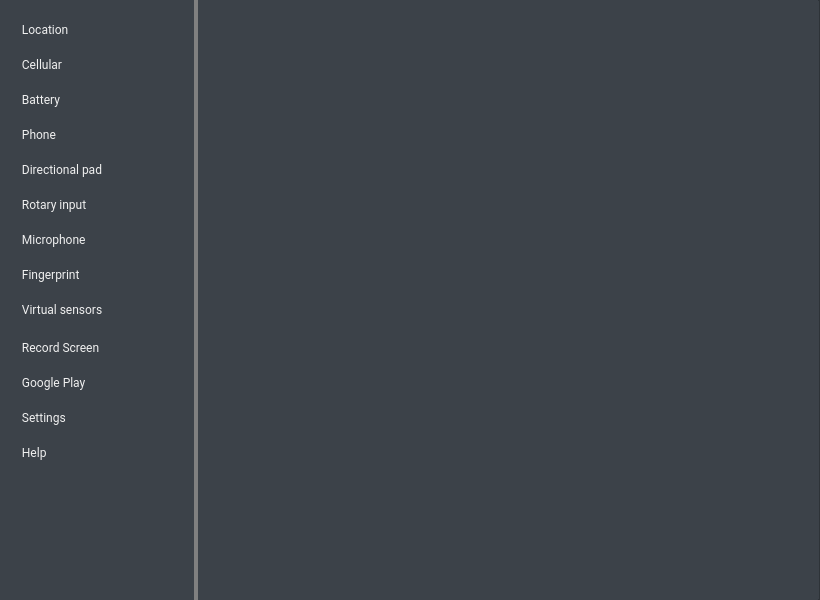
<?xml version="1.0" encoding="UTF-8"?>
<ui version="4.0">
 <class>ExtendedControls</class>
 <widget class="QFrame" name="ExtendedControls">
  <property name="geometry">
   <rect>
    <x>0</x>
    <y>0</y>
    <width>820</width>
    <height>600</height>
   </rect>
  </property>
  <property name="sizePolicy">
   <sizepolicy hsizetype="Fixed" vsizetype="Fixed">
    <horstretch>0</horstretch>
    <verstretch>0</verstretch>
   </sizepolicy>
  </property>
  <property name="minimumSize">
   <size>
    <width>820</width>
    <height>600</height>
   </size>
  </property>
  <property name="maximumSize">
   <size>
    <width>820</width>
    <height>600</height>
   </size>
  </property>
  <property name="font">
   <font>
    <family>Roboto</family>
   </font>
  </property>
  <property name="windowTitle">
   <string>Extended controls</string>
  </property>
  <property name="styleSheet">
   <string notr="true">/* Qt::WindowMinimizeButtonHint; This is bad*/
background-color: #3c4249;
color: #f0f0f0;
font-family: &quot;Roboto&quot;</string>
  </property>
  <property name="frameShape">
   <enum>QFrame::StyledPanel</enum>
  </property>
  <property name="frameShadow">
   <enum>QFrame::Raised</enum>
  </property>
  <widget class="QStackedWidget" name="stackedWidget">
   <property name="geometry">
    <rect>
     <x>198</x>
     <y>0</y>
     <width>620</width>
     <height>600</height>
    </rect>
   </property>
   <property name="layoutDirection">
    <enum>Qt::LeftToRight</enum>
   </property>
   <property name="currentIndex">
    <number>0</number>
   </property>
   <widget class="LocationPage" name="location_page"/>
   <widget class="CellularPage" name="cellular_page"/>
   <widget class="BatteryPage" name="batteryPage"/>
   <widget class="TelephonyPage" name="telephonyPage"/>
   <widget class="VirtualSensorsPage" name="virtualSensorsPage"/>
   <widget class="DPadPage" name="dpadPage"/>
   <widget class="RotaryInputPage" name="rotaryInputPage"/>
   <widget class="MicrophonePage" name="microphonePage"/>
   <widget class="FingerPage" name="finger_page"/>
   <widget class="RecordScreenPage" name="recordScreenPage"/>
   <widget class="GooglePlayPage" name="googlePlayPage"/>
   <widget class="SettingsPage" name="settingsPage"/>
   <widget class="HelpPage" name="helpPage"/>
   <widget class="QWidget" name="page">
    <widget class="QGroupBox" name="locationGroup_4">
     <property name="geometry">
      <rect>
       <x>30</x>
       <y>10</y>
       <width>491</width>
       <height>31</height>
      </rect>
     </property>
     <property name="font">
      <font>
       <family>Roboto</family>
       <weight>50</weight>
       <bold>false</bold>
      </font>
     </property>
     <property name="styleSheet">
      <string notr="true">border: 0px;</string>
     </property>
     <property name="title">
      <string>Hidden page that holds future widgets for other pages</string>
     </property>
     <property name="ColorGroup" stdset="0">
      <string>Title</string>
     </property>
    </widget>
    <widget class="QGroupBox" name="locationGroup_5">
     <property name="geometry">
      <rect>
       <x>10</x>
       <y>70</y>
       <width>121</width>
       <height>31</height>
      </rect>
     </property>
     <property name="font">
      <font>
       <family>Roboto</family>
       <weight>50</weight>
       <bold>false</bold>
      </font>
     </property>
     <property name="styleSheet">
      <string notr="true">border: 0px;</string>
     </property>
     <property name="title">
      <string>Cellular page:</string>
     </property>
     <property name="ColorGroup" stdset="0">
      <string>Title</string>
     </property>
    </widget>
    <widget class="QGroupBox" name="cell_delayGroupBox">
     <property name="geometry">
      <rect>
       <x>60</x>
       <y>122</y>
       <width>161</width>
       <height>24</height>
      </rect>
     </property>
     <property name="styleSheet">
      <string notr="true">border: 0px;</string>
     </property>
     <property name="title">
      <string>Network delay (msec)</string>
     </property>
     <property name="ColorGroup" stdset="0">
      <string notr="true">Title</string>
     </property>
    </widget>
    <widget class="QComboBox" name="cell_delayBox">
     <property name="geometry">
      <rect>
       <x>60</x>
       <y>140</y>
       <width>280</width>
       <height>31</height>
      </rect>
     </property>
     <property name="font">
      <font>
       <family>Roboto</family>
      </font>
     </property>
     <property name="styleSheet">
      <string notr="true">padding: 3px 3px 3px 3px;</string>
     </property>
     <property name="currentIndex">
      <number>0</number>
     </property>
     <property name="report_metrics" stdset="0">
      <bool>false</bool>
     </property>
     <item>
      <property name="text">
       <string>0</string>
      </property>
     </item>
     <item>
      <property name="text">
       <string>35-200 (UMTS/3G)</string>
      </property>
     </item>
     <item>
      <property name="text">
       <string>150-500 (GPRS)</string>
      </property>
     </item>
     <item>
      <property name="text">
       <string>80-400 (EDGE/EGPRS)</string>
      </property>
     </item>
    </widget>
    <widget class="QGroupBox" name="themeTitle_3">
     <property name="geometry">
      <rect>
       <x>70</x>
       <y>262</y>
       <width>211</width>
       <height>21</height>
      </rect>
     </property>
     <property name="font">
      <font>
       <family>Roboto</family>
      </font>
     </property>
     <property name="styleSheet">
      <string notr="true">border: 0px;</string>
     </property>
     <property name="title">
      <string>On-screen keyboard</string>
     </property>
     <property name="ColorGroup" stdset="0">
      <string>Title</string>
     </property>
    </widget>
    <widget class="QCheckBox" name="set_keyboardBox">
     <property name="geometry">
      <rect>
       <x>70</x>
       <y>280</y>
       <width>211</width>
       <height>24</height>
      </rect>
     </property>
     <property name="iconSize">
      <size>
       <width>24</width>
       <height>24</height>
      </size>
     </property>
     <property name="checked">
      <bool>false</bool>
     </property>
     <property name="ColorGroup" stdset="0">
      <string>Toggle</string>
     </property>
     <property name="report_metrics" stdset="0">
      <bool>false</bool>
     </property>
    </widget>
    <widget class="QGroupBox" name="locationGroup_6">
     <property name="geometry">
      <rect>
       <x>20</x>
       <y>200</y>
       <width>121</width>
       <height>31</height>
      </rect>
     </property>
     <property name="font">
      <font>
       <family>Roboto</family>
       <weight>50</weight>
       <bold>false</bold>
      </font>
     </property>
     <property name="styleSheet">
      <string notr="true">border: 0px;</string>
     </property>
     <property name="title">
      <string>Settings page:</string>
     </property>
     <property name="ColorGroup" stdset="0">
      <string>Title</string>
     </property>
    </widget>
   </widget>
  </widget>
  <widget class="Line" name="VertDivider">
   <property name="geometry">
    <rect>
     <x>194</x>
     <y>0</y>
     <width>4</width>
     <height>600</height>
    </rect>
   </property>
   <property name="styleSheet">
    <string notr="true">color : #808080</string>
   </property>
   <property name="frameShadow">
    <enum>QFrame::Plain</enum>
   </property>
   <property name="lineWidth">
    <number>10</number>
   </property>
   <property name="orientation">
    <enum>Qt::Vertical</enum>
   </property>
   <property name="ColorGroup" stdset="0">
    <string notr="true">GradientDivider</string>
   </property>
  </widget>
  <widget class="QWidget" name="widget" native="true">
   <property name="geometry">
    <rect>
     <x>0</x>
     <y>0</y>
     <width>194</width>
     <height>600</height>
    </rect>
   </property>
   <property name="sizePolicy">
    <sizepolicy hsizetype="Preferred" vsizetype="MinimumExpanding">
     <horstretch>0</horstretch>
     <verstretch>0</verstretch>
    </sizepolicy>
   </property>
   <property name="styleSheet">
    <string notr="true"/>
   </property>
   <property name="ColorGroup" stdset="0">
    <string>MajorTab</string>
   </property>
   <layout class="QVBoxLayout" name="verticalLayout_2">
    <property name="spacing">
     <number>0</number>
    </property>
    <property name="leftMargin">
     <number>0</number>
    </property>
    <property name="topMargin">
     <number>12</number>
    </property>
    <property name="rightMargin">
     <number>0</number>
    </property>
    <property name="bottomMargin">
     <number>0</number>
    </property>
    <item>
     <layout class="QVBoxLayout" name="verticalLayout" stretch="0,0,0,0,0,0,0,0,0,0,0,0,0">
      <property name="spacing">
       <number>0</number>
      </property>
      <item>
       <widget class="QPushButton" name="locationButton">
        <property name="font">
         <font>
          <family>Roboto</family>
         </font>
        </property>
        <property name="autoFillBackground">
         <bool>false</bool>
        </property>
        <property name="styleSheet">
         <string notr="true">/* overridden by stylesheet_template.css */
border: none;
text-align: left;
padding: 10px 0px 10px 16px;</string>
        </property>
        <property name="text">
         <string>  Location</string>
        </property>
        <property name="icon">
         <iconset resource="resources.qrc">
          <normaloff>:/light/location</normaloff>:/light/location</iconset>
        </property>
        <property name="iconSize">
         <size>
          <width>20</width>
          <height>20</height>
         </size>
        </property>
        <property name="checkable">
         <bool>true</bool>
        </property>
        <property name="default">
         <bool>false</bool>
        </property>
        <property name="flat">
         <bool>true</bool>
        </property>
        <property name="report_metrics" stdset="0">
         <bool>false</bool>
        </property>
        <property name="themeIconName" stdset="0">
         <string>location</string>
        </property>
        <property name="ColorGroup" stdset="0">
         <string>MajorTab</string>
        </property>
       </widget>
      </item>
      <item>
       <widget class="QPushButton" name="cellularButton">
        <property name="font">
         <font>
          <family>Roboto</family>
         </font>
        </property>
        <property name="autoFillBackground">
         <bool>false</bool>
        </property>
        <property name="styleSheet">
         <string notr="true">/* overridden by stylesheet_template.css */
border: none;
text-align: left;
padding: 10px 0px 10px 16px;</string>
        </property>
        <property name="text">
         <string>  Cellular</string>
        </property>
        <property name="icon">
         <iconset resource="resources.qrc">
          <normaloff>:/light/signal_cellular_3_bar</normaloff>:/light/signal_cellular_3_bar</iconset>
        </property>
        <property name="iconSize">
         <size>
          <width>20</width>
          <height>20</height>
         </size>
        </property>
        <property name="checkable">
         <bool>true</bool>
        </property>
        <property name="default">
         <bool>false</bool>
        </property>
        <property name="flat">
         <bool>true</bool>
        </property>
        <property name="report_metrics" stdset="0">
         <bool>false</bool>
        </property>
        <property name="themeIconName" stdset="0">
         <string>signal_cellular_3_bar</string>
        </property>
        <property name="ColorGroup" stdset="0">
         <string>MajorTab</string>
        </property>
       </widget>
      </item>
      <item>
       <widget class="QPushButton" name="batteryButton">
        <property name="font">
         <font>
          <family>Roboto</family>
          <weight>50</weight>
          <bold>false</bold>
         </font>
        </property>
        <property name="autoFillBackground">
         <bool>false</bool>
        </property>
        <property name="styleSheet">
         <string notr="true">/* overridden by stylesheet_template.css */
border: none;
text-align: left;
padding: 10px 0px 10px 16px;</string>
        </property>
        <property name="text">
         <string>  Battery</string>
        </property>
        <property name="icon">
         <iconset resource="resources.qrc">
          <normaloff>:/light/battery</normaloff>:/light/battery</iconset>
        </property>
        <property name="iconSize">
         <size>
          <width>20</width>
          <height>20</height>
         </size>
        </property>
        <property name="checkable">
         <bool>true</bool>
        </property>
        <property name="flat">
         <bool>true</bool>
        </property>
        <property name="report_metrics" stdset="0">
         <bool>false</bool>
        </property>
        <property name="themeIconName" stdset="0">
         <string>battery</string>
        </property>
        <property name="ColorGroup" stdset="0">
         <string>MajorTab</string>
        </property>
       </widget>
      </item>
      <item>
       <widget class="QPushButton" name="telephoneButton">
        <property name="font">
         <font>
          <family>Roboto</family>
         </font>
        </property>
        <property name="autoFillBackground">
         <bool>false</bool>
        </property>
        <property name="styleSheet">
         <string notr="true">/* overridden by stylesheet_template.css */
border: none;
text-align: left;
padding: 10px 0px 10px 16px;</string>
        </property>
        <property name="text">
         <string>  Phone</string>
        </property>
        <property name="icon">
         <iconset resource="resources.qrc">
          <normaloff>:/light/phone</normaloff>:/light/phone</iconset>
        </property>
        <property name="iconSize">
         <size>
          <width>20</width>
          <height>20</height>
         </size>
        </property>
        <property name="checkable">
         <bool>true</bool>
        </property>
        <property name="flat">
         <bool>true</bool>
        </property>
        <property name="report_metrics" stdset="0">
         <bool>false</bool>
        </property>
        <property name="themeIconName" stdset="0">
         <string>phone</string>
        </property>
        <property name="ColorGroup" stdset="0">
         <string>MajorTab</string>
        </property>
       </widget>
      </item>
      <item>
       <widget class="QPushButton" name="dpadButton">
        <property name="font">
         <font>
          <family>Roboto</family>
         </font>
        </property>
        <property name="autoFillBackground">
         <bool>false</bool>
        </property>
        <property name="styleSheet">
         <string notr="true">/* overridden by stylesheet_template.css */
border: none;
text-align: left;
padding: 10px 0px 10px 16px;</string>
        </property>
        <property name="text">
         <string>  Directional pad</string>
        </property>
        <property name="icon">
         <iconset resource="resources.qrc">
          <normaloff>:/light/dpad</normaloff>:/light/dpad</iconset>
        </property>
        <property name="iconSize">
         <size>
          <width>20</width>
          <height>20</height>
         </size>
        </property>
        <property name="checkable">
         <bool>true</bool>
        </property>
        <property name="flat">
         <bool>true</bool>
        </property>
        <property name="report_metrics" stdset="0">
         <bool>false</bool>
        </property>
        <property name="themeIconName" stdset="0">
         <string>dpad</string>
        </property>
        <property name="ColorGroup" stdset="0">
         <string>MajorTab</string>
        </property>
       </widget>
      </item>
      <item>
       <widget class="QPushButton" name="rotaryInputButton">
        <property name="font">
         <font>
          <family>Roboto</family>
         </font>
        </property>
        <property name="autoFillBackground">
         <bool>false</bool>
        </property>
        <property name="styleSheet">
         <string notr="true">/* overridden by stylesheet_template.css */
border: none;
text-align: left;
padding: 10px 0px 10px 16px;</string>
        </property>
        <property name="text">
         <string>  Rotary input</string>
        </property>
        <property name="icon">
         <iconset resource="resources.qrc">
          <normaloff>:/light/dpad</normaloff>:/light/dpad</iconset>
        </property>
        <property name="iconSize">
         <size>
          <width>20</width>
          <height>20</height>
         </size>
        </property>
        <property name="checkable">
         <bool>true</bool>
        </property>
        <property name="flat">
         <bool>true</bool>
        </property>
        <property name="report_metrics" stdset="0">
         <bool>false</bool>
        </property>
        <property name="themeIconName" stdset="0">
         <string>dpad</string>
        </property>
        <property name="ColorGroup" stdset="0">
         <string>MajorTab</string>
        </property>
       </widget>
      </item>
      <item>
       <widget class="QPushButton" name="microphoneButton">
        <property name="font">
         <font>
          <family>Roboto</family>
         </font>
        </property>
        <property name="autoFillBackground">
         <bool>false</bool>
        </property>
        <property name="styleSheet">
         <string notr="true">/* overridden by stylesheet_template.css */
border: none;
text-align: left;
padding: 10px 0px 10px 16px;</string>
        </property>
        <property name="text">
         <string>  Microphone</string>
        </property>
        <property name="icon">
         <iconset resource="resources.qrc">
          <normaloff>:/light/mic</normaloff>:/light/mic</iconset>
        </property>
        <property name="iconSize">
         <size>
          <width>20</width>
          <height>20</height>
         </size>
        </property>
        <property name="checkable">
         <bool>true</bool>
        </property>
        <property name="flat">
         <bool>true</bool>
        </property>
        <property name="report_metrics" stdset="0">
         <bool>false</bool>
        </property>
        <property name="themeIconName" stdset="0">
         <string>mic</string>
        </property>
        <property name="ColorGroup" stdset="0">
         <string>MajorTab</string>
        </property>
       </widget>
      </item>
      <item>
       <widget class="QPushButton" name="fingerButton">
        <property name="font">
         <font>
          <family>Roboto</family>
         </font>
        </property>
        <property name="autoFillBackground">
         <bool>false</bool>
        </property>
        <property name="styleSheet">
         <string notr="true">/* overridden by stylesheet_template.css */
border: none;
text-align: left;
padding: 10px 0px 10px 16px;</string>
        </property>
        <property name="text">
         <string>  Fingerprint</string>
        </property>
        <property name="icon">
         <iconset resource="resources.qrc">
          <normaloff>:/light/fingerprint</normaloff>:/light/fingerprint</iconset>
        </property>
        <property name="iconSize">
         <size>
          <width>20</width>
          <height>20</height>
         </size>
        </property>
        <property name="checkable">
         <bool>true</bool>
        </property>
        <property name="flat">
         <bool>true</bool>
        </property>
        <property name="report_metrics" stdset="0">
         <bool>false</bool>
        </property>
        <property name="themeIconName" stdset="0">
         <string>fingerprint</string>
        </property>
        <property name="ColorGroup" stdset="0">
         <string>MajorTab</string>
        </property>
       </widget>
      </item>
      <item>
       <widget class="QPushButton" name="virtSensorsButton">
        <property name="font">
         <font>
          <family>Roboto</family>
         </font>
        </property>
        <property name="autoFillBackground">
         <bool>false</bool>
        </property>
        <property name="styleSheet">
         <string notr="true">/* overridden by stylesheet_template.css */
border: none;
text-align: left;
padding: 10px 0px 10px 16px;</string>
        </property>
        <property name="text">
         <string>  Virtual sensors</string>
        </property>
        <property name="icon">
         <iconset resource="resources.qrc">
          <normaloff>:/light/virtSensors</normaloff>:/light/virtSensors</iconset>
        </property>
        <property name="iconSize">
         <size>
          <width>20</width>
          <height>20</height>
         </size>
        </property>
        <property name="checkable">
         <bool>true</bool>
        </property>
        <property name="flat">
         <bool>true</bool>
        </property>
        <property name="themeIconName" stdset="0">
         <string>virtSensors</string>
        </property>
        <property name="ColorGroup" stdset="0">
         <string>MajorTab</string>
        </property>
        <property name="report_metrics" stdset="0">
         <bool>false</bool>
        </property>
       </widget>
      </item>
      <item>
       <widget class="Line" name="line">
        <property name="sizePolicy">
         <sizepolicy hsizetype="Fixed" vsizetype="Fixed">
          <horstretch>0</horstretch>
          <verstretch>0</verstretch>
         </sizepolicy>
        </property>
        <property name="minimumSize">
         <size>
          <width>194</width>
          <height>0</height>
         </size>
        </property>
        <property name="styleSheet">
         <string>/* overridden by stylesheet_template.css */
border: none;
text-align: left;
padding: 10px 0px 10px 16px;</string>
        </property>
        <property name="frameShadow">
         <enum>QFrame::Plain</enum>
        </property>
        <property name="lineWidth">
         <number>2</number>
        </property>
        <property name="orientation">
         <enum>Qt::Horizontal</enum>
        </property>
        <property name="ColorGroup" stdset="0">
         <string>HorizDivider</string>
        </property>
       </widget>
      </item>
      <item>
       <widget class="QPushButton" name="recordScreenButton">
        <property name="visible">
         <bool>false</bool>
        </property>
        <property name="font">
         <font>
          <family>Roboto</family>
         </font>
        </property>
        <property name="autoFillBackground">
         <bool>false</bool>
        </property>
        <property name="styleSheet">
         <string notr="true">/* overridden by stylesheet_template.css */
border: none;
text-align: left;
padding: 10px 0px 10px 16px;</string>
        </property>
        <property name="text">
         <string>  Record Screen</string>
        </property>
        <property name="icon">
         <iconset resource="resources.qrc">
          <normaloff>:/light/record_screen</normaloff>:/light/record_screen</iconset>
        </property>
        <property name="iconSize">
         <size>
          <width>20</width>
          <height>20</height>
         </size>
        </property>
        <property name="checkable">
         <bool>true</bool>
        </property>
        <property name="flat">
         <bool>true</bool>
        </property>
        <property name="report_metrics" stdset="0">
         <bool>false</bool>
        </property>
        <property name="themeIconName" stdset="0">
         <string>record_screen</string>
        </property>
        <property name="ColorGroup" stdset="0">
         <string>MajorTab</string>
        </property>
       </widget>
      </item>
      <item>
       <widget class="QPushButton" name="googlePlayButton">
        <property name="visible">
         <!-- TODO(joshuaduong): Enable once gplay is ready. -->
         <bool>false</bool>
        </property>
        <property name="font">
         <font>
          <family>Roboto</family>
         </font>
        </property>
        <property name="autoFillBackground">
         <bool>false</bool>
        </property>
        <property name="styleSheet">
         <string notr="true">/* overridden by stylesheet_template.css */
border: none;
text-align: left;
padding: 10px 0px 10px 16px;</string>
        </property>
        <property name="text">
         <string>  Google Play</string>
        </property>
        <property name="icon">
         <iconset resource="resources.qrc">
          <normaloff>:/light/google_play</normaloff>:/light/google_play</iconset>
        </property>
        <property name="iconSize">
         <size>
          <width>20</width>
          <height>20</height>
         </size>
        </property>
        <property name="checkable">
         <bool>true</bool>
        </property>
        <property name="flat">
         <bool>true</bool>
        </property>
        <property name="report_metrics" stdset="0">
         <bool>false</bool>
        </property>
        <property name="themeIconName" stdset="0">
         <string>google_play</string>
        </property>
        <property name="ColorGroup" stdset="0">
         <string>MajorTab</string>
        </property>
       </widget>
      </item>
      <item>
       <widget class="QPushButton" name="settingsButton">
        <property name="font">
         <font>
          <family>Roboto</family>
         </font>
        </property>
        <property name="autoFillBackground">
         <bool>false</bool>
        </property>
        <property name="styleSheet">
         <string notr="true">/* overridden by stylesheet_template.css */
border: none;
text-align: left;
padding: 10px 0px 10px 16px;</string>
        </property>
        <property name="text">
         <string>  Settings</string>
        </property>
        <property name="icon">
         <iconset resource="resources.qrc">
          <normaloff>:/light/settings</normaloff>:/light/settings</iconset>
        </property>
        <property name="iconSize">
         <size>
          <width>20</width>
          <height>20</height>
         </size>
        </property>
        <property name="checkable">
         <bool>true</bool>
        </property>
        <property name="flat">
         <bool>true</bool>
        </property>
        <property name="report_metrics" stdset="0">
         <bool>false</bool>
        </property>
        <property name="themeIconName" stdset="0">
         <string>settings</string>
        </property>
        <property name="ColorGroup" stdset="0">
         <string>MajorTab</string>
        </property>
       </widget>
      </item>
      <item>
       <widget class="QPushButton" name="helpButton">
        <property name="font">
         <font>
          <family>Roboto</family>
         </font>
        </property>
        <property name="autoFillBackground">
         <bool>false</bool>
        </property>
        <property name="styleSheet">
         <string notr="true">/* overridden by stylesheet_template.css */
border: none;
text-align: left;
padding: 10px 0px 10px 16px;</string>
        </property>
        <property name="text">
         <string>  Help</string>
        </property>
        <property name="icon">
         <iconset resource="resources.qrc">
          <normaloff>:/light/help</normaloff>:/light/help</iconset>
        </property>
        <property name="iconSize">
         <size>
          <width>20</width>
          <height>20</height>
         </size>
        </property>
        <property name="checkable">
         <bool>true</bool>
        </property>
        <property name="flat">
         <bool>true</bool>
        </property>
        <property name="themeIconName" stdset="0">
         <string>help</string>
        </property>
        <property name="ColorGroup" stdset="0">
         <string>MajorTab</string>
        </property>
        <property name="report_metrics" stdset="0">
         <bool>false</bool>
        </property>
       </widget>
      </item>
     </layout>
    </item>
    <item>
     <spacer name="verticalSpacer">
      <property name="orientation">
       <enum>Qt::Vertical</enum>
      </property>
      <property name="sizeHint" stdset="0">
       <size>
        <width>20</width>
        <height>130</height>
       </size>
      </property>
     </spacer>
    </item>
   </layout>
  </widget>
 </widget>
 <customwidgets>
  <customwidget>
   <class>CellularPage</class>
   <extends>QWidget</extends>
   <header>android/skin/qt/extended-pages/cellular-page.h</header>
   <container>1</container>
  </customwidget>
  <customwidget>
   <class>BatteryPage</class>
   <extends>QWidget</extends>
   <header>android/skin/qt/extended-pages/battery-page.h</header>
   <container>1</container>
  </customwidget>
  <customwidget>
   <class>TelephonyPage</class>
   <extends>QWidget</extends>
   <header>android/skin/qt/extended-pages/telephony-page.h</header>
   <container>1</container>
  </customwidget>
  <customwidget>
   <class>FingerPage</class>
   <extends>QWidget</extends>
   <header>android/skin/qt/extended-pages/finger-page.h</header>
   <container>1</container>
  </customwidget>
  <customwidget>
   <class>HelpPage</class>
   <extends>QWidget</extends>
   <header>android/skin/qt/extended-pages/help-page.h</header>
   <container>1</container>
  </customwidget>
  <customwidget>
   <class>DPadPage</class>
   <extends>QWidget</extends>
   <header>android/skin/qt/extended-pages/dpad-page.h</header>
   <container>1</container>
  </customwidget>
  <customwidget>
   <class>RotaryInputPage</class>
   <extends>QWidget</extends>
   <header>android/skin/qt/extended-pages/rotary-input-page.h</header>
   <container>1</container>
  </customwidget>
  <customwidget>
   <class>MicrophonePage</class>
   <extends>QWidget</extends>
   <header>android/skin/qt/extended-pages/microphone-page.h</header>
   <container>1</container>
  </customwidget>
  <customwidget>
   <class>SettingsPage</class>
   <extends>QWidget</extends>
   <header>android/skin/qt/extended-pages/settings-page.h</header>
   <container>1</container>
  </customwidget>
  <customwidget>
   <class>LocationPage</class>
   <extends>QWidget</extends>
   <header>android/skin/qt/extended-pages/location-page.h</header>
   <container>1</container>
  </customwidget>
  <customwidget>
   <class>VirtualSensorsPage</class>
   <extends>QWidget</extends>
   <header>android/skin/qt/extended-pages/virtual-sensors-page.h</header>
   <container>1</container>
  </customwidget>
  <customwidget>
   <class>RecordScreenPage</class>
   <extends>QWidget</extends>
   <header>android/skin/qt/extended-pages/record-screen-page.h</header>
   <container>1</container>
  </customwidget>
  <customwidget>
   <class>GooglePlayPage</class>
   <extends>QWidget</extends>
   <header>android/skin/qt/extended-pages/google-play-page.h</header>
   <container>1</container>
  </customwidget>
 </customwidgets>
 <tabstops>
  <tabstop>locationButton</tabstop>
  <tabstop>cellularButton</tabstop>
  <tabstop>batteryButton</tabstop>
  <tabstop>telephoneButton</tabstop>
  <tabstop>dpadButton</tabstop>
  <tabstop>rotaryInputButton</tabstop>
  <tabstop>microphoneButton</tabstop>
  <tabstop>fingerButton</tabstop>
  <tabstop>virtSensorsButton</tabstop>
  <!-- TODO(joshuaduong): Enable once gplay is ready. -->
  <!-- <tabstop>googlePlayButton</tabstop> -->
  <tabstop>settingsButton</tabstop>
  <!-- <tabstop>recordScreenButton</tabstop> -->
  <tabstop>helpButton</tabstop>
  <tabstop>set_keyboardBox</tabstop>
  <tabstop>cell_delayBox</tabstop>
 </tabstops>
 <resources>
  <include location="resources.qrc"/>
 </resources>
 <connections/>
</ui>
